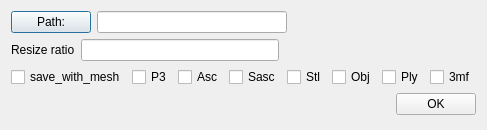
<?xml version="1.0" encoding="UTF-8"?>
<ui version="4.0">
 <class>save</class>
 <widget class="QDialog" name="save">
  <property name="geometry">
   <rect>
    <x>0</x>
    <y>0</y>
    <width>462</width>
    <height>130</height>
   </rect>
  </property>
  <property name="windowTitle">
   <string>Dialog</string>
  </property>
  <layout class="QVBoxLayout" name="verticalLayout">
   <item>
    <layout class="QHBoxLayout" name="horizontalLayout_3">
     <item>
      <widget class="QPushButton" name="pushButton_Path">
       <property name="text">
        <string>Path:</string>
       </property>
      </widget>
     </item>
     <item>
      <widget class="QLineEdit" name="lineEdit_path"/>
     </item>
     <item>
      <spacer name="horizontalSpacer_4">
       <property name="orientation">
        <enum>Qt::Horizontal</enum>
       </property>
       <property name="sizeHint" stdset="0">
        <size>
         <width>40</width>
         <height>20</height>
        </size>
       </property>
      </spacer>
     </item>
    </layout>
   </item>
   <item>
    <layout class="QHBoxLayout" name="horizontalLayout_4">
     <item>
      <widget class="QLabel" name="label_9">
       <property name="maximumSize">
        <size>
         <width>16777215</width>
         <height>20</height>
        </size>
       </property>
       <property name="text">
        <string>Resize ratio</string>
       </property>
      </widget>
     </item>
     <item>
      <widget class="QLineEdit" name="lineEdit_resizeRatio">
       <property name="text">
        <string/>
       </property>
      </widget>
     </item>
     <item>
      <spacer name="horizontalSpacer_5">
       <property name="orientation">
        <enum>Qt::Horizontal</enum>
       </property>
       <property name="sizeHint" stdset="0">
        <size>
         <width>40</width>
         <height>20</height>
        </size>
       </property>
      </spacer>
     </item>
    </layout>
   </item>
   <item>
    <layout class="QHBoxLayout" name="horizontalLayout">
     <item>
      <spacer name="horizontalSpacer">
       <property name="orientation">
        <enum>Qt::Horizontal</enum>
       </property>
       <property name="sizeHint" stdset="0">
        <size>
         <width>40</width>
         <height>20</height>
        </size>
       </property>
      </spacer>
     </item>
     <item>
      <widget class="QCheckBox" name="checkBox__save_with_mesh">
       <property name="text">
        <string>save_with_mesh</string>
       </property>
      </widget>
     </item>
     <item>
      <widget class="QCheckBox" name="checkBox_p3">
       <property name="text">
        <string>P3</string>
       </property>
      </widget>
     </item>
     <item>
      <widget class="QCheckBox" name="checkBox__Asc">
       <property name="text">
        <string>Asc</string>
       </property>
      </widget>
     </item>
     <item>
      <widget class="QCheckBox" name="checkBox_Sasc">
       <property name="text">
        <string>Sasc</string>
       </property>
      </widget>
     </item>
     <item>
      <widget class="QCheckBox" name="checkBox_Stl">
       <property name="text">
        <string>Stl</string>
       </property>
      </widget>
     </item>
     <item>
      <widget class="QCheckBox" name="checkBox_Obj">
       <property name="text">
        <string>Obj</string>
       </property>
      </widget>
     </item>
     <item>
      <widget class="QCheckBox" name="checkBox_Ply">
       <property name="text">
        <string>Ply</string>
       </property>
      </widget>
     </item>
     <item>
      <widget class="QCheckBox" name="checkBox__3mf">
       <property name="text">
        <string>3mf</string>
       </property>
      </widget>
     </item>
    </layout>
   </item>
   <item>
    <layout class="QHBoxLayout" name="horizontalLayout_2">
     <item>
      <spacer name="horizontalSpacer_3">
       <property name="orientation">
        <enum>Qt::Horizontal</enum>
       </property>
       <property name="sizeHint" stdset="0">
        <size>
         <width>40</width>
         <height>20</height>
        </size>
       </property>
      </spacer>
     </item>
     <item>
      <widget class="QPushButton" name="pushButton">
       <property name="text">
        <string>OK</string>
       </property>
      </widget>
     </item>
    </layout>
   </item>
  </layout>
 </widget>
 <resources/>
 <connections/>
</ui>
